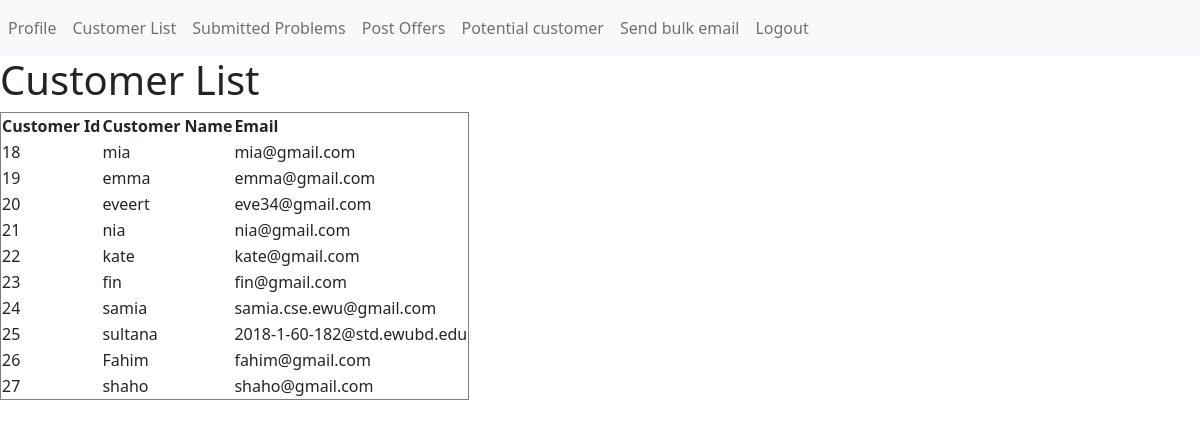
The app's page /customer_list.php with its own data.
### tables this page shows
CREATE TABLE `users` (
  `userId` int(11) NOT NULL,
  `username` varchar(255) NOT NULL,
  `email` varchar(255) NOT NULL,
  `password` varchar(255) NOT NULL,
  `phone` varchar(11) DEFAULT NULL,
  `address` varchar(100) DEFAULT NULL
);

### customer_list.php (the view, shortened to what this page needs)
<!DOCTYPE html>
<html lang="en">
<head>
    <link href="https://cdn.jsdelivr.net/npm/bootstrap@5.0.0-beta1/dist/css/bootstrap.min.css" rel="stylesheet">
</head>
<body>
  <nav class="navbar navbar-expand-lg navbar-light bg-light">
  <div class="collapse navbar-collapse" id="navbarSupportedContent">
    <ul class="navbar-nav mr-auto">
      <li class="nav-item active">
        <a class="nav-link" href="wel_admin.php">Profile</a>
      </li>
      <li class="nav-item">
        <a class="nav-link" href="customer_list.php">Customer List</a>
      </li>
      <li class="nav-item">
        <a class="nav-link" href="submitted_prob.php">Submitted Problems</a>
      </li>
      <li class="nav-item">
        <a class="nav-link" href="offer_post.php">Post Offers</a>
      </li>
      <li class="nav-item">
        <a class="nav-link" href="enter_potentials.php">Potential customer</a>
      </li>
      <li class="nav-item">
        <a class="nav-link" href="bulk_email.php">Send bulk email</a>
      </li>
      <li class="nav-item">
        <a class="nav-link" href="logout.php">Logout</a></a>
      </li>
    </ul>
  </div>
</nav>
<?php
include 'config.php';
$sql = "SELECT * FROM users";
$result = mysqli_query($conn, $sql);
echo "<table border='1'>";
echo "<H1>Customer List</H1>";
echo "<tr>";
echo "<th>Customer Id</th><th>  Customer Name</th><th>   Email</th>";
echo "</tr>";
if (mysqli_num_rows($result) > 0) {
    while($row = mysqli_fetch_assoc($result)) {
            echo "<tr>";
			echo "<td>" . $row['userId'] . "</td>";
			echo "<td>" . $row['username'] . "</td>";
            echo "<td>" . $row['email'] . "</td>";
			echo "</tr>";
    }
} else {
    echo "0 results";
}
echo "</table>";
?>
</body>
</html>

### records on screen
users: userId "18", username "mia", email "mia@gmail.com"
users: userId "19", username "emma", email "emma@gmail.com"
users: userId "20", username "eveert", email "eve34@gmail.com"
users: userId "21", username "nia", email "nia@gmail.com"
users: userId "22", username "kate", email "kate@gmail.com"
users: userId "23", username "fin", email "fin@gmail.com"
users: userId "24", username "samia", email "samia.cse.ewu@gmail.com"
users: userId "25", username "sultana", email "2018-1-60-182@std.ewubd.edu"
users: userId "26", username "Fahim", email "fahim@gmail.com"
users: userId "27", username "shaho", email "shaho@gmail.com"
